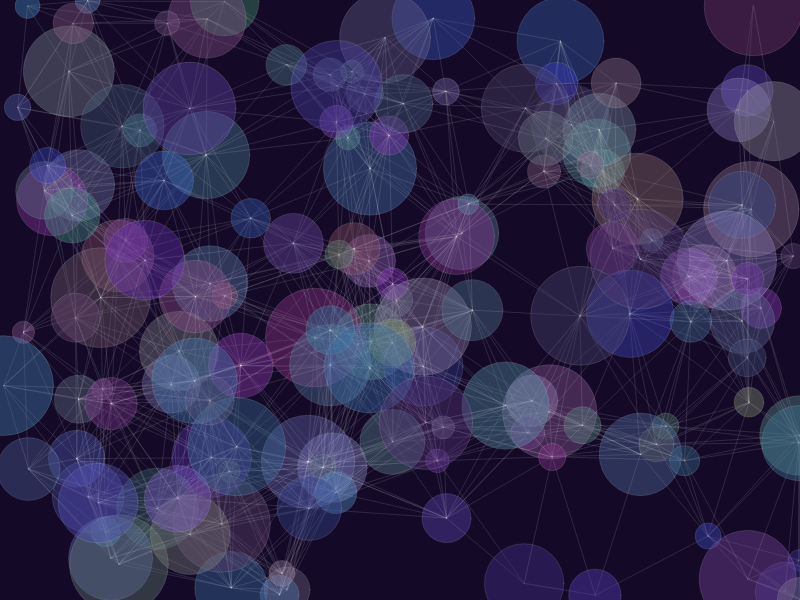
Frame 1 (no input)
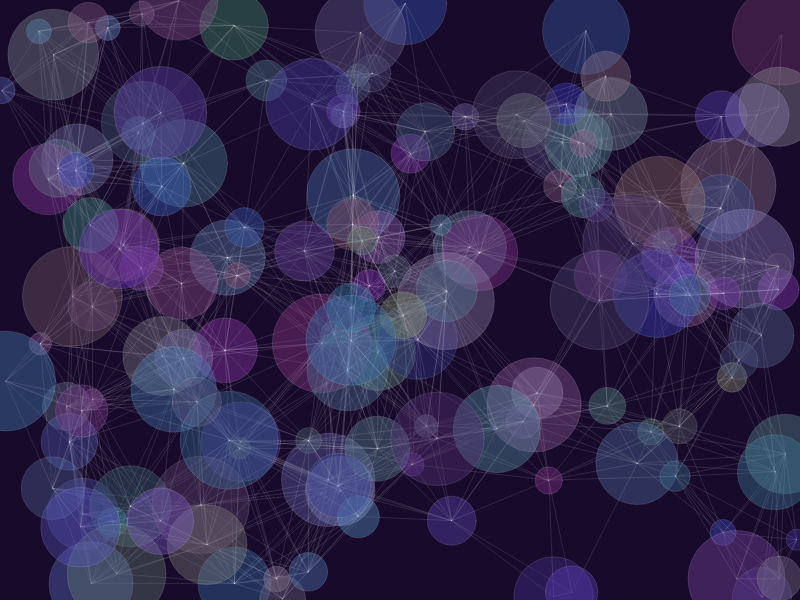
Frame 60 (no input)
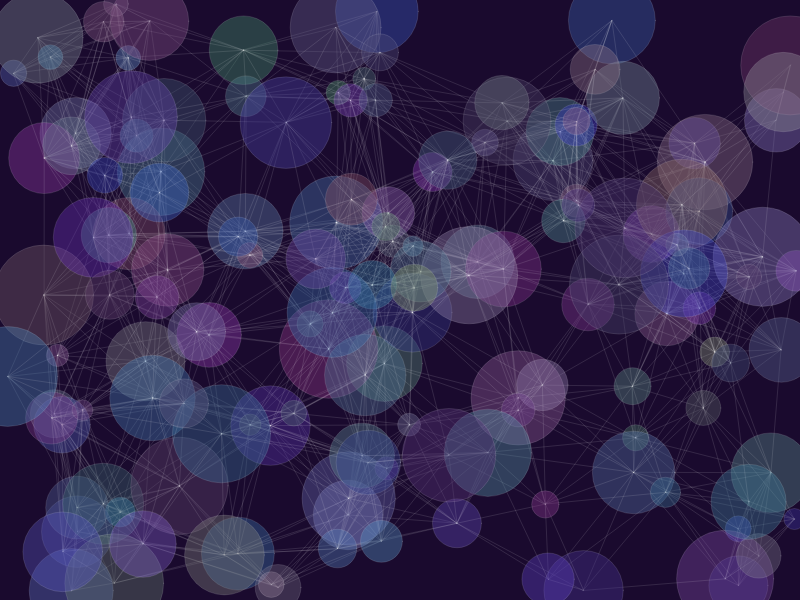
Frame 120 (the mouse pressed at the canvas centre since frame 60)

The p5.js sketch that drew these frames (run headless with seeded random() and noise() and a simulated clock; from frame 60 on, the mouse is pressed at the canvas centre):

// p5.js sketch
// ── sketch.js
let shapes = [];
let colorShift = 0;

function setup() {
  createCanvas(800, 600);
  noStroke();
  for (let i = 0; i < 150; i++) {
    shapes.push({
      x: random(width),
      y: random(height),
      size: random(20, 100),
      speedX: random(-0.5, 0.5),
      speedY: random(-0.5, 0.5),
      color: color(random(50, 150), random(50, 150), random(100, 200), 100)
    });
  }
}

function draw() {
  colorShift += 0.005;
  let bg = lerpColor(color(10, 10, 30), color(30, 10, 50), sin(colorShift) * 0.5 + 0.5);
  background(bg);

  for (let i = 0; i < shapes.length; i++) {
    let s = shapes[i];
    s.x += s.speedX;
    s.y += s.speedY;

    if (s.x < 0 || s.x > width) s.speedX *= -1;
    if (s.y < 0 || s.y > height) s.speedY *= -1;

    fill(s.color);
    ellipse(s.x, s.y, s.size);
    
    // Draw connections to nearby shapes
    for (let j = i + 1; j < shapes.length; j++) {
      let other = shapes[j];
      let d = dist(s.x, s.y, other.x, other.y);
      if (d < 150) {
        stroke(255, 30);
        line(s.x, s.y, other.x, other.y);
      }
    }
  }
}
